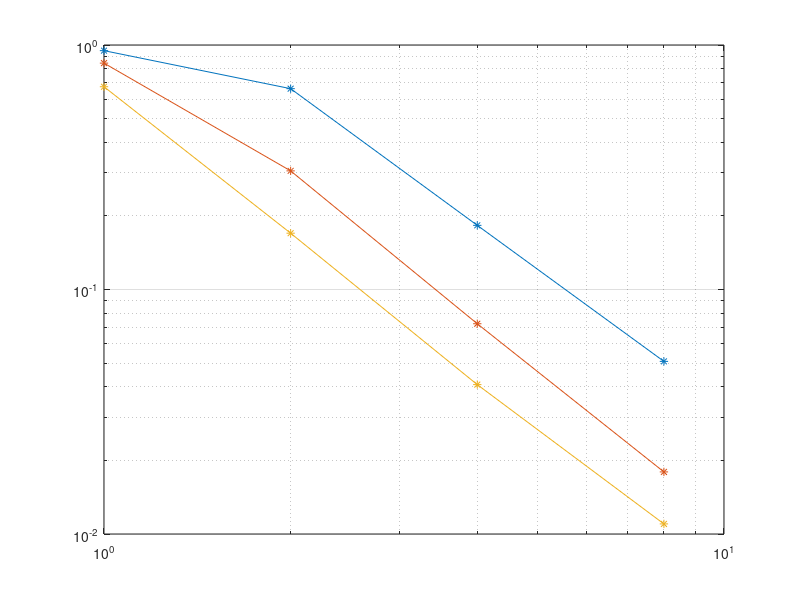

Reproduce this figure in MATLAB.
close all;
clear all;

%% l2 [Order][Mesh]

%% f = [Sin(10x),  Sin(10y), sin(10z)]

h = [1, 1/2, 1/4, 1/8];%% 1/16];
p = [1:3];

l2 = ...
    [...
        +9.482214e-01 , +6.628264e-01 , +1.829869e-01 , +5.081894e-02 ; ...
        +8.431566e-01 , +3.056228e-01 , +7.243922e-02 , +1.794435e-02 ; ...
        +6.749199e-01 , +1.699379e-01 , +4.083307e-02 , +1.099684e-02 ; ...
    ];

P = size(p, 2);
H = size(h, 2);

delta = zeros(P, H - 1);

for i = 1:H-1
    delta(:, i) = ...
        (log10(l2(:, i + 1)) - log10(l2(:, i))) / ...
        (log10(1/h(i + 1))   - log10(1/h(i)));
end

delta

figure;
loglog(1./h, l2', '-*');
grid;
